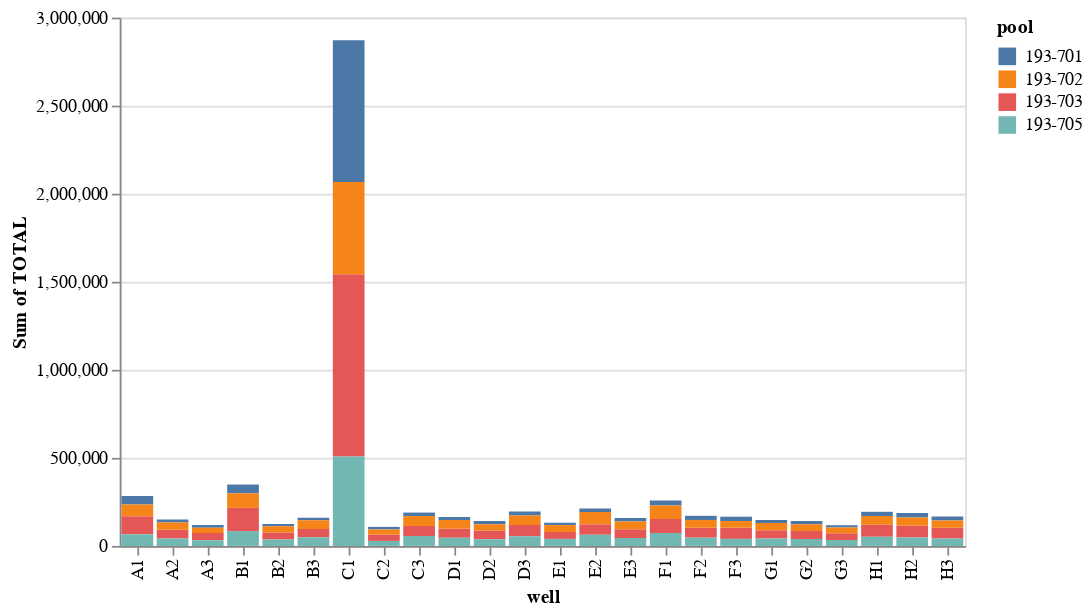

The code cell stored with this chart in its notebook:
### Code cell
chart1 = alt.Chart(all_df).mark_bar().encode(
    x=alt.X("well:N"),
    y=alt.Y("sum(TOTAL)"),
    color="pool:N"
).transform_filter(
    alt.datum.pool_name == "193"
)

chart1

### Figure 1 — Vega-Lite specification as saved in the notebook (floating-point values rounded to 4 significant figures; data arrays with more than 128 entries replaced by an {"elided": "..."} marker saying what was removed)
{"config": {"view": {"continuousWidth": 400, "continuousHeight": 300}}, "data": {"name": "data-3a55ee670faa4a9017365885b5974340"}, "mark": "bar", "encoding": {"color": {"type": "nominal", "field": "pool"}, "x": {"type": "nominal", "field": "well"}, "y": {"type": "quantitative", "aggregate": "sum", "field": "TOTAL"}}, "transform": [{"filter": "(datum.pool_name === '193')"}], "$schema": "https://vega.github.io/schema/vega-lite/v4.8.1.json", "datasets": {"data-3a55ee670faa4a9017365885b5974340": {"elided": "336 records"}}}
